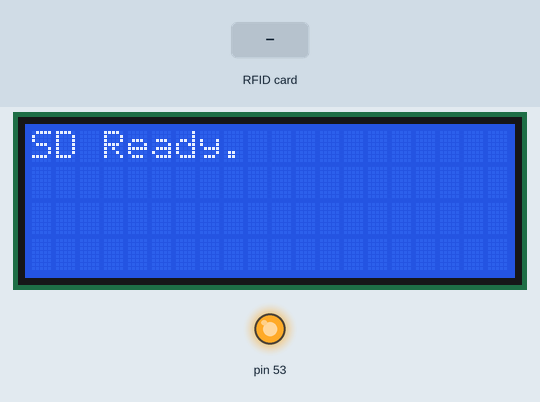
Recording of a sketch running on a simulated Arduino Mega 2560, built with avr-gcc and run on an emulated ATmega2560. On the bench: 20×4 character LCD, output pins drawn as LEDs (lit = HIGH). The test bench sets the inputs (shaded band). Storage starts empty; pins used as bus, display or sensor lines are not drawn; what the sketch prints to the serial monitor is not drawn.

Above: at 1.7 s.
At 3.8 s:
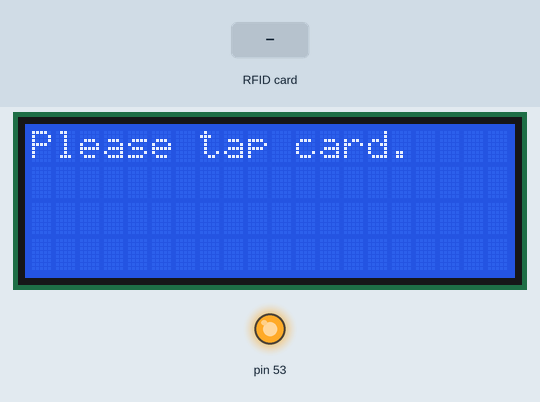
3.9 s: RFID card D5 A4 26 03 held to the reader
At 5.2 s:
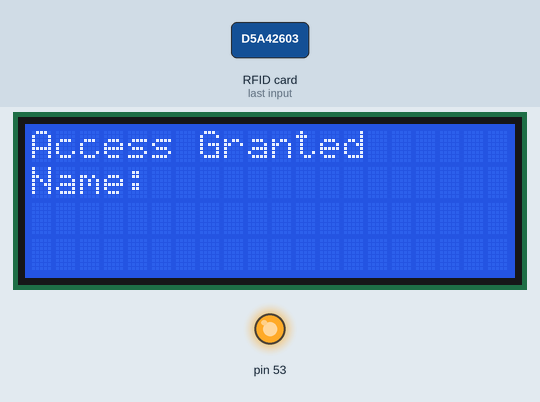
Timing chart, 0 to 6.9 s (numbered marks = the images above; inputs shaded):
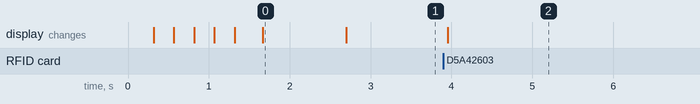

The sketch:

keycard_test.ino
```cpp
#include <LiquidCrystal_I2C.h>
#include <Wire.h>
#include <SPI.h>
#include <MFRC522.h>
#include <SdFat.h>

#define RFID_SS 41
#define RFID_RST 49
#define SD_CS 40

MFRC522 mfrc522(RFID_SS, RFID_RST);
LiquidCrystal_I2C lcd(0x27, 20, 4);
SdFat sd;

String valid_user[] = {"D5 A4 26 03", "BB F4 FD 00","2A 8B FD 00","F4 12 2A 03"};

void lcd_display() {
  lcd.backlight();
  lcd.setCursor(0, 0);
  lcd.print("Please tap card.");
}

void setup() {
  Serial.begin(9600);
  SPI.begin();

  pinMode(RFID_SS, OUTPUT);
  pinMode(SD_CS, OUTPUT);
  digitalWrite(RFID_SS, HIGH);
  digitalWrite(SD_CS, HIGH);

  lcd.begin(20, 4);
  for (int i = 0; i < 3; i++) {
    lcd.backlight();
    delay(250);
    lcd.noBacklight();
    delay(250);
  }
  lcd_display();

  // Init RFID
  digitalWrite(SD_CS, HIGH);
  digitalWrite(RFID_SS, LOW);
  mfrc522.PCD_Init();
  digitalWrite(RFID_SS, HIGH);

  // Init SD card
  digitalWrite(RFID_SS, HIGH);
  SdSpiConfig sdConfig(SD_CS, DEDICATED_SPI, SD_SCK_MHZ(10));
  if (!sd.begin(sdConfig)) {
    Serial.println("SD Card initialization failed!");
    lcd.clear();
    lcd.print("SD Init Failed!");
  } else {
    Serial.println("SD Card ready.");
    lcd.clear();
    lcd.print("SD Ready.");
    delay(1000);
    lcd_display();

    // Create log.txt with header if it doesn't exist
    if (!sd.exists("log.txt")) {
      File logFile = sd.open("log.txt", FILE_WRITE);
      if (logFile) {
        logFile.println("STATUS        | UID             | NAME        | TIME(ms)");
        logFile.close();
        Serial.println("Created log.txt with header.");
      } else {
        Serial.println("Failed to create log.txt.");
      }
    }
  }
}
void loop() {
  Serial.println("Waiting for card...");

  digitalWrite(SD_CS, HIGH);
  digitalWrite(RFID_SS, LOW);

  if (!mfrc522.PICC_IsNewCardPresent() || !mfrc522.PICC_ReadCardSerial()) {
    digitalWrite(RFID_SS, HIGH);
    return;
  }

  // Format UID
  String uidStr = "";
  for (byte i = 0; i < mfrc522.uid.size; i++) {
    if (mfrc522.uid.uidByte[i] < 0x10) uidStr += "0";
    uidStr += String(mfrc522.uid.uidByte[i], HEX);
    if (i < mfrc522.uid.size - 1) uidStr += " ";
  }
  uidStr.toUpperCase();

  Serial.print("UID: ");
  Serial.println(uidStr);

  // Authenticate and read name from block 1
  MFRC522::MIFARE_Key key;
  for (byte i = 0; i < 6; i++) key.keyByte[i] = 0xFF;

  byte blockNum = 1;
  byte buffer[18];  // Slightly bigger than block
  byte size = sizeof(buffer);
  String cardName = "";

  if (mfrc522.PCD_Authenticate(MFRC522::PICC_CMD_MF_AUTH_KEY_A, blockNum, &key, &(mfrc522.uid)) == MFRC522::STATUS_OK) {
    if (mfrc522.MIFARE_Read(blockNum, buffer, &size) == MFRC522::STATUS_OK) {
      for (int i = 0; i < 16; i++) {
        if (isPrintable(buffer[i])) cardName += (char)buffer[i];
      }
      Serial.print("Card Name: ");
      Serial.println(cardName);
    } else {
      Serial.println("Failed to read name from card.");
      cardName = "Unknown";
    }
    mfrc522.PICC_HaltA();
    mfrc522.PCD_StopCrypto1();
  } else {
    Serial.println("Authentication failed.");
    cardName = "Unknown";
  }

  // Check UID
  bool isValid = false;
  int size_list = sizeof(valid_user) / sizeof(valid_user[0]);
  for (int i = 0; i < size_list; i++) {
    if (uidStr == valid_user[i]) {
      isValid = true;
      break;
    }
  }

  // Display result
  lcd.clear();
  String statusMsg = isValid ? "Access Granted" : "Access Denied";
  lcd.setCursor(0, 0);
  lcd.print(statusMsg);
  lcd.setCursor(0, 1);
  lcd.print("Name: " + cardName);

  Serial.println(statusMsg);

  // Log result to SD card
  digitalWrite(RFID_SS, HIGH);
  digitalWrite(SD_CS, LOW);

  File logFile = sd.open("log.txt", FILE_WRITE);
  if (logFile) {
    logFile.print(statusMsg);
    logFile.print(" | ");
    logFile.print(uidStr);
    logFile.print(" | ");
    logFile.print(cardName);
    logFile.print(" | ");
    logFile.println(millis());
    logFile.close();
    Serial.println("Logged to SD.");
  } else {
    Serial.println("Failed to open log file.");
  }

  digitalWrite(SD_CS, HIGH);
  delay(5000);
  lcd.clear();
  lcd_display();
}
```

Measured:
- after the input at 3.9 s, the display: changes after 0.05 s (image 2)
- what the display in image 0 shows lasts 1.0 s, from 1.7 s to 2.7 s
